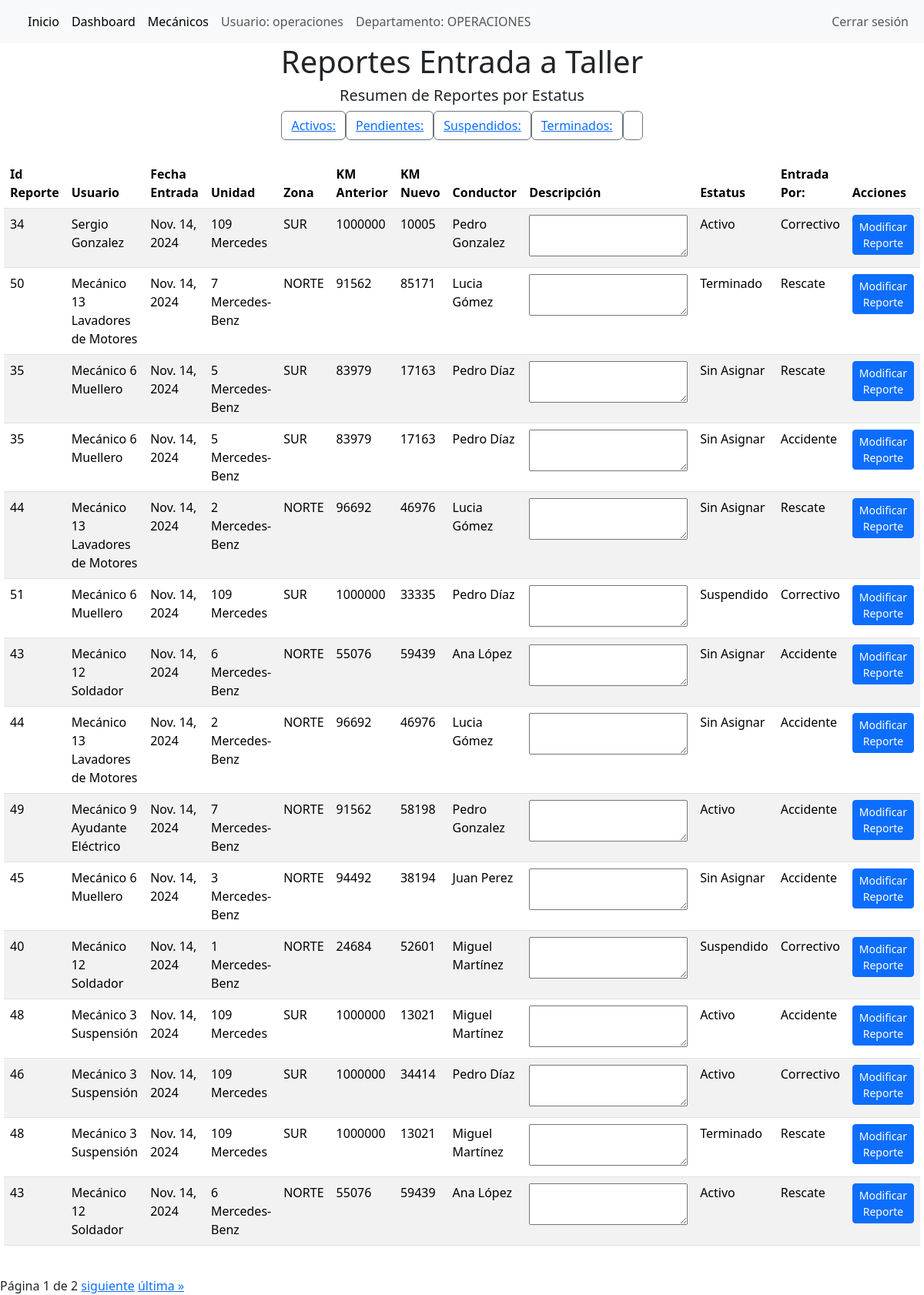
/home_taller/ (signed in), run on the app's committed database.
### reporte_operaciones/models.py (models this page shows, shortened)
class UsuarioAutocar(AbstractUser):
    departamento = models.CharField(
        max_length=20,
        choices=Departamento.choices()
    )
    especialidad = models.CharField(
        max_length=20,
        choices=Especialidad.choices(),
        blank=True,
        null=True
    )
    def __str__(self):
        return f"{self.first_name} {self.last_name} "

class ReporteReparacion(models.Model):
    id_reparacion = models.AutoField(primary_key=True)
    id_entrada = models.ForeignKey('ReporteEntrada',on_delete=models.CASCADE)
    id_reporte_mecanico = models.ManyToManyField('ReporteMecanico', blank=True)
    estacion = models.ForeignKey('Estacion',on_delete=models.PROTECT,default=None,null=True)
    tipo_entrada = models.CharField(
        max_length=20,
        choices=TipoIngreso.choices(),
        default='Sin Asignar'
    )
    estatus = models.CharField(
        max_length=20,
        choices=EstatusReporte.choices(),
        default = 'Pendiente',
    )

class ReporteEntrada(models.Model):
    id_reporte = models.AutoField(primary_key=True)
    conductor = models.ForeignKey('Conductor', on_delete=models.DO_NOTHING)
    reporte_usuario = models.ForeignKey('UsuarioAutocar',on_delete=models.DO_NOTHING)
    fecha_entrada = models.DateField(auto_now_add=True)
    fecha_terminado = models.DateField(null=True, blank=True, default=None)
    unidad = models.ForeignKey('Vehiculos', on_delete=models.DO_NOTHING)
    descripción_incidente = models.TextField(max_length=255)
    kilometraje_nuevo = models.IntegerField()

class Vehiculos(models.Model):
    id_vehiculo = models.AutoField(primary_key=True)  # Corrigiendo el error con primary_key
    numero_unidad = models.CharField(max_length=30)  # Agregar max_length
    modelo_unidad = models.CharField(max_length=30)
    año_unidad = models.CharField(max_length=30)
    zona_unidad = models.CharField(
        max_length=20,
        choices=ZonaVehiculos.choices()
    )
    kilometraje = models.IntegerField()
    def __str__(self):
        return f"{self.numero_unidad} {self.modelo_unidad}"

class Conductor(models.Model):
    id_conductor = models.AutoField(primary_key=True)
    nombre_conductor = models.CharField(max_length=20)
    apellido_conductor = models.CharField(max_length=20)
    def __str__(self):
        return f"{self.nombre_conductor} {self.apellido_conductor} "

### reporte_operaciones/views.py (the view)
# urls.py: path("home_taller/", views.reportes_reparaciones, name ="reportes_reparaciones"),
@login_required
def reportes_reparaciones(request):
    estatus_filtro = request.GET.get('estatus',None)
    if estatus_filtro:
        lista_reporte = ReporteReparacion.objects.filter(estatus = estatus_filtro)
    else:
        lista_reporte = ReporteReparacion.objects.all()
    estatus_count = ReporteReparacion.objects.values('estatus').annotate(total = Count('estatus'))
    estatus_dict = {
        'Activo': 0,
        'Pendiente': 0,
        'Suspendido': 0,
        'Terminado': 0
    }
    for item in estatus_count:
        estatus_dict['estatus'] = item['total']
    paginador = Paginator(lista_reporte,'15')
    page_number = request.GET.get('page')
    page_obj = paginador.get_page(page_number)
    context = {
        'page_obj': page_obj,
        'estatus_dic': estatus_dict,
        'estatus_filtro':estatus_filtro,
    }
    return render(request,'reporte_operaciones/home_taller.html',context)

### reporte_operaciones/context_processors.py (called while the page is built)
def user_info(request):
    if request.user.is_authenticated:
        return {
            'departamento_usuario': request.user.departamento,  # Asumiendo que tienes un campo departamento en tu modelo de usuario.
            'usuario_logueado': request.user.username
        }
    return {}

### reporte_operaciones/templates/reporte_operaciones/home_taller.html (shortened to what this page needs)
{% extends 'reporte_operaciones/base_template.html' %}
    {%block navbar %}
    <a class="nav-link active" aria-current="page" href="/home_taller/">Inicio</a>
    <a class="nav-link active" aria-current="page" href="/home_dashboard/">Dashboard</a>
    <a class="nav-link active" aria-current="page" href="/home_dashboard_dos/">Mecánicos</a>
    <a class="nav-link">Usuario: {{usuario_logueado}}</a>
    <a class="nav-link">Departamento: {{departamento_usuario}}</a>
    {%endblock%}
    {% block contenido %}
    <div class="contain text-center">
        <h1>Reportes Entrada a Taller</h1>
    </div>
    <div class="container">
        <div class="m2 d-flex justify-content-center">
            <h5>Resumen de Reportes por Estatus</h5>
        </div>
        <div class="m2 d-flex justify-content-center btn-lg">
            <button class="btn btn-outline-secondary" role="button">
                <a  href="?estatus=Activo">Activos: {{ estatus_dict.Activo }}</a>
            </button>
            <button class="btn btn-outline-secondary" role="button">
                <a href="?estatus=Pendiente">Pendientes: {{ estatus_dict.Pendiente }}</a>
            </button>
            <button class="btn btn-outline-secondary" role="button">
                <a href="?estatus=Suspendido">Suspendidos: {{ estatus_dict.Suspendido }}</a>
            </button>
            <button class="btn btn-outline-secondary " role="button">
                <a  href="?estatus=Terminado" >Terminados: {{ estatus_dict.Terminado }}</a>
            </button>
            <button class="btn btn-outline-secondary " role="button">
            </button>
        </div>
    </div>
    <div class="m-4 d-flex justify-content-center align-items-center" >
        <table class ="table table-striped">
            <thead>
                <tr style="background-color: #f2f2f2;">
                    <th>Id Reporte</th>
                    <th>Usuario</th>
                    <th>Fecha Entrada</th>
                    <th>Unidad</th>
                    <th>Zona</th>
                    <th>KM Anterior</th>
                    <th>KM Nuevo</th>
                    <th>Conductor</th>
                    <th>Descripción</th>
                    <th>Estatus</th>
                    <th>Entrada Por:</th>
                    <th>Acciones</th>
                </tr>
            </thead>
            <tbody>
                {% for reporte in page_obj %}
                <tr>
                    <td>{{ reporte.id_entrada.id_reporte }}</td>
                    <td>{{ reporte.id_entrada.reporte_usuario }}</td>
                    <td>{{ reporte.id_entrada.fecha_entrada }}</td>
                    <td>{{ reporte.id_entrada.unidad }}</td>
                    <td>{{ reporte.id_entrada.unidad.zona_unidad }}</td>
                    <td>{{ reporte.id_entrada.unidad.kilometraje }}</td>
                    <td>{{ reporte.id_entrada.kilometraje_nuevo }}</td>
                    <td>{{ reporte.id_entrada.conductor }}</td>
                    <td><textarea maxlength="30">{{ reporte.id_entrada.descripcion_incidente }}</textarea></td>
                    <td>{{ reporte.estatus }}</td>
                    <td>{{ reporte.tipo_entrada }}</td>
                    <td><button class="btn btn-primary btn-sm" onclick="location.href='{% url 'modificar_reporte' reporte.id_reparacion %}'">Modificar Reporte</button></td>
                </tr>
                {% empty %}
                <tr>
                    <td colspan="12">No hay reportes disponibles.</td>
                </tr>
                {% endfor %}
            </tbody>
        </table>
    </div>
    <div class="pagination">
        <span class="step-links">
            <span>Página {{ page_obj.number }} de {{ page_obj.paginator.num_pages }}</span>
            {% if page_obj.has_next %}
                <a href="?{% if estatus_filtro %}estatus={{ estatus_filtro }}&{% endif %}page={{ page_obj.next_page_number }}">siguiente</a>
                <a href="?{% if estatus_filtro %}estatus={{ estatus_filtro }}&{% endif %}page={{ page_obj.paginator.num_pages }}">última &raquo;</a>
            {% endif %}
        </span>
    </div>
    {% endblock %}

### data on the page
UsuarioAutocar: username "operaciones", departamento "OPERACIONES"
ReporteReparacion: id_entrada.id_reporte "34", id_entrada.reporte_usuario "Sergio Gonzalez", id_entrada.fecha_entrada "Nov. 14, 2024", id_entrada.unidad "109 Mercedes", id_entrada.unidad.zona_unidad "SUR", id_entrada.unidad.kilometraje "1000000", id_entrada.kilometraje_nuevo "10005", id_entrada.conductor "Pedro Gonzalez", estatus "Activo", tipo_entrada "Correctivo"
ReporteReparacion: id_entrada.id_reporte "50", id_entrada.reporte_usuario "Mecánico 13 Lavadores de Motores", id_entrada.fecha_entrada "Nov. 14, 2024", id_entrada.unidad "7 Mercedes-Benz", id_entrada.unidad.zona_unidad "NORTE", id_entrada.unidad.kilometraje "91562", id_entrada.kilometraje_nuevo "85171", id_entrada.conductor "Lucia Gómez", estatus "Terminado", tipo_entrada "Rescate"
ReporteReparacion: id_entrada.id_reporte "35", id_entrada.reporte_usuario "Mecánico 6 Muellero", id_entrada.fecha_entrada "Nov. 14, 2024", id_entrada.unidad "5 Mercedes-Benz", id_entrada.unidad.zona_unidad "SUR", id_entrada.unidad.kilometraje "83979", id_entrada.kilometraje_nuevo "17163", id_entrada.conductor "Pedro Díaz", estatus "Sin Asignar", tipo_entrada "Rescate"
ReporteReparacion: id_entrada.id_reporte "35", id_entrada.reporte_usuario "Mecánico 6 Muellero", id_entrada.fecha_entrada "Nov. 14, 2024", id_entrada.unidad "5 Mercedes-Benz", id_entrada.unidad.zona_unidad "SUR", id_entrada.unidad.kilometraje "83979", id_entrada.kilometraje_nuevo "17163", id_entrada.conductor "Pedro Díaz", estatus "Sin Asignar", tipo_entrada "Accidente"
ReporteReparacion: id_entrada.id_reporte "44", id_entrada.reporte_usuario "Mecánico 13 Lavadores de Motores", id_entrada.fecha_entrada "Nov. 14, 2024", id_entrada.unidad "2 Mercedes-Benz", id_entrada.unidad.zona_unidad "NORTE", id_entrada.unidad.kilometraje "96692", id_entrada.kilometraje_nuevo "46976", id_entrada.conductor "Lucia Gómez", estatus "Sin Asignar", tipo_entrada "Rescate"
ReporteReparacion: id_entrada.id_reporte "51", id_entrada.reporte_usuario "Mecánico 6 Muellero", id_entrada.fecha_entrada "Nov. 14, 2024", id_entrada.unidad "109 Mercedes", id_entrada.unidad.zona_unidad "SUR", id_entrada.unidad.kilometraje "1000000", id_entrada.kilometraje_nuevo "33335", id_entrada.conductor "Pedro Díaz", estatus "Suspendido", tipo_entrada "Correctivo"
ReporteReparacion: id_entrada.id_reporte "43", id_entrada.reporte_usuario "Mecánico 12 Soldador", id_entrada.fecha_entrada "Nov. 14, 2024", id_entrada.unidad "6 Mercedes-Benz", id_entrada.unidad.zona_unidad "NORTE", id_entrada.unidad.kilometraje "55076", id_entrada.kilometraje_nuevo "59439", id_entrada.conductor "Ana López", estatus "Sin Asignar", tipo_entrada "Accidente"
ReporteReparacion: id_entrada.id_reporte "44", id_entrada.reporte_usuario "Mecánico 13 Lavadores de Motores", id_entrada.fecha_entrada "Nov. 14, 2024", id_entrada.unidad "2 Mercedes-Benz", id_entrada.unidad.zona_unidad "NORTE", id_entrada.unidad.kilometraje "96692", id_entrada.kilometraje_nuevo "46976", id_entrada.conductor "Lucia Gómez", estatus "Sin Asignar", tipo_entrada "Accidente"
ReporteReparacion: id_entrada.id_reporte "49", id_entrada.reporte_usuario "Mecánico 9 Ayudante Eléctrico", id_entrada.fecha_entrada "Nov. 14, 2024", id_entrada.unidad "7 Mercedes-Benz", id_entrada.unidad.zona_unidad "NORTE", id_entrada.unidad.kilometraje "91562", id_entrada.kilometraje_nuevo "58198", id_entrada.conductor "Pedro Gonzalez", estatus "Activo", tipo_entrada "Accidente"
ReporteReparacion: id_entrada.id_reporte "45", id_entrada.reporte_usuario "Mecánico 6 Muellero", id_entrada.fecha_entrada "Nov. 14, 2024", id_entrada.unidad "3 Mercedes-Benz", id_entrada.unidad.zona_unidad "NORTE", id_entrada.unidad.kilometraje "94492", id_entrada.kilometraje_nuevo "38194", id_entrada.conductor "Juan Perez", estatus "Sin Asignar", tipo_entrada "Accidente"
ReporteReparacion: id_entrada.id_reporte "40", id_entrada.reporte_usuario "Mecánico 12 Soldador", id_entrada.fecha_entrada "Nov. 14, 2024", id_entrada.unidad "1 Mercedes-Benz", id_entrada.unidad.zona_unidad "NORTE", id_entrada.unidad.kilometraje "24684", id_entrada.kilometraje_nuevo "52601", id_entrada.conductor "Miguel Martínez", estatus "Suspendido", tipo_entrada "Correctivo"
ReporteReparacion: id_entrada.id_reporte "48", id_entrada.reporte_usuario "Mecánico 3 Suspensión", id_entrada.fecha_entrada "Nov. 14, 2024", id_entrada.unidad "109 Mercedes", id_entrada.unidad.zona_unidad "SUR", id_entrada.unidad.kilometraje "1000000", id_entrada.kilometraje_nuevo "13021", id_entrada.conductor "Miguel Martínez", estatus "Activo", tipo_entrada "Accidente"
ReporteReparacion: id_entrada.id_reporte "46", id_entrada.reporte_usuario "Mecánico 3 Suspensión", id_entrada.fecha_entrada "Nov. 14, 2024", id_entrada.unidad "109 Mercedes", id_entrada.unidad.zona_unidad "SUR", id_entrada.unidad.kilometraje "1000000", id_entrada.kilometraje_nuevo "34414", id_entrada.conductor "Pedro Díaz", estatus "Activo", tipo_entrada "Correctivo"
ReporteReparacion: id_entrada.id_reporte "48", id_entrada.reporte_usuario "Mecánico 3 Suspensión", id_entrada.fecha_entrada "Nov. 14, 2024", id_entrada.unidad "109 Mercedes", id_entrada.unidad.zona_unidad "SUR", id_entrada.unidad.kilometraje "1000000", id_entrada.kilometraje_nuevo "13021", id_entrada.conductor "Miguel Martínez", estatus "Terminado", tipo_entrada "Rescate"
ReporteReparacion: id_entrada.id_reporte "43", id_entrada.reporte_usuario "Mecánico 12 Soldador", id_entrada.fecha_entrada "Nov. 14, 2024", id_entrada.unidad "6 Mercedes-Benz", id_entrada.unidad.zona_unidad "NORTE", id_entrada.unidad.kilometraje "55076", id_entrada.kilometraje_nuevo "59439", id_entrada.conductor "Ana López", estatus "Activo", tipo_entrada "Rescate"

### other printed values
{{ page_obj.number }} "1"
{{ page_obj.paginator.num_pages }} "2"
